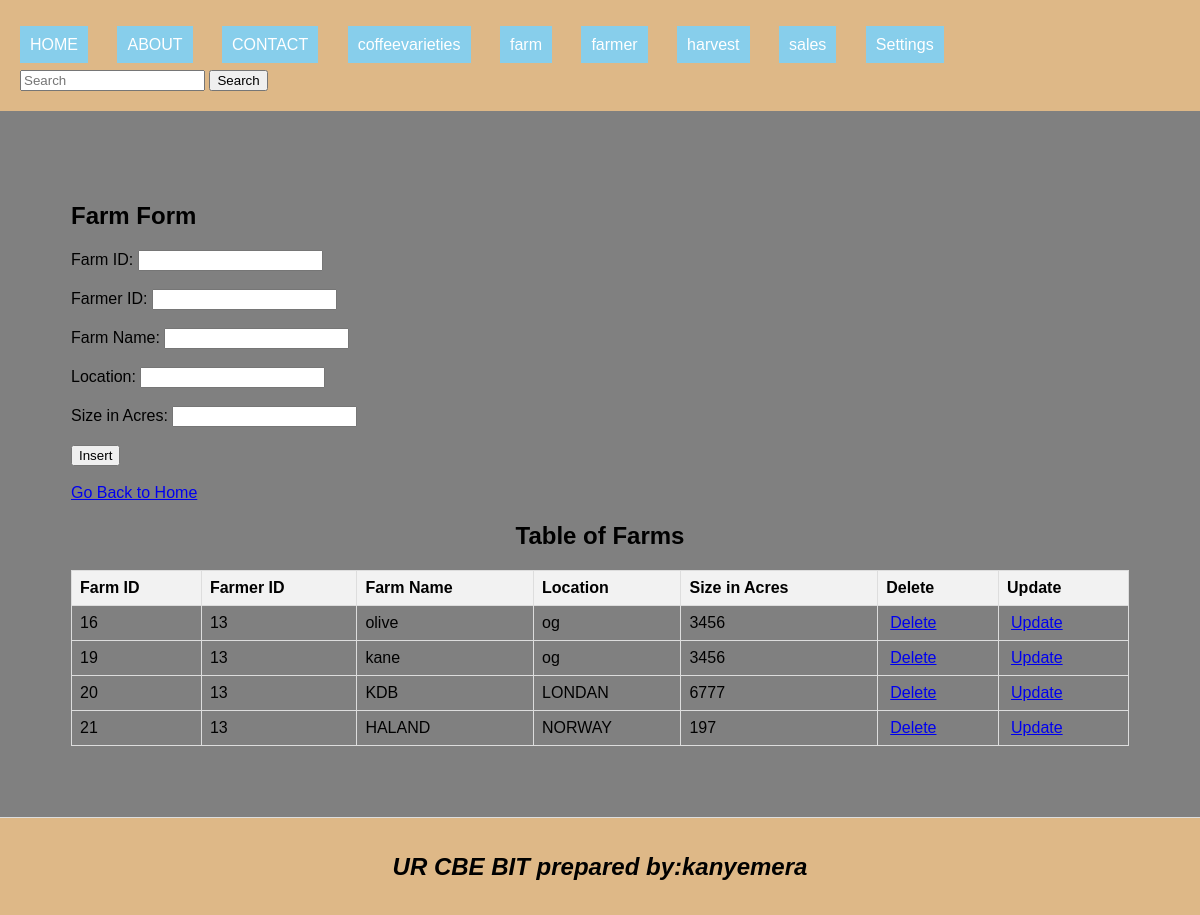
The page /farm.php on the database its author committed.
### tables this page shows
CREATE TABLE `farm` (
  `farmid` int(11) NOT NULL,
  `Farmerid` int(11) DEFAULT NULL,
  `Farmname` varchar(30) DEFAULT NULL,
  `location` varchar(20) DEFAULT NULL,
  `sizeInAcres` varchar(25) DEFAULT NULL
);

### farm.php (the view, shortened to what this page needs)
<!DOCTYPE html>
<html lang="en">
<head>
    <link rel="stylesheet" type="text/css" href="style.css" title="style 1" media="screen, tv, projection, handheld, print"/>
</head>
<header>
  <ul style="list-style-type: none; padding: 0;">
    <li style="display: inline; margin-right: 10px;"><a href="./home.html" style="padding: 10px; color: white; background-color: skyblue; text-decoration: none; margin-right: 15px;">HOME</a></li>
    <li style="display: inline; margin-right: 10px;"><a href="./about.html" style="padding: 10px; color: white; background-color: skyblue; text-decoration: none; margin-right: 15px;">ABOUT</a></li>
    <li style="display: inline; margin-right: 10px;"><a href="./contact.html" style="padding: 10px; color: white; background-color: skyblue; text-decoration: none; margin-right: 15px;">CONTACT</a></li>
    <li style="display: inline; margin-right: 10px;"><a href="./coffeevarieties.php" style="padding: 10px; color: white; background-color: skyblue; text-decoration: none; margin-right: 15px;">coffeevarieties</a></li>
    <li style="display: inline; margin-right: 10px;"><a href="./farm.php" style="padding: 10px; color: white; background-color: skyblue; text-decoration: none; margin-right: 15px;">farm</a></li>
    <li style="display: inline; margin-right: 10px;"><a href="./farmer.php" style="padding: 10px; color: white; background-color: skyblue; text-decoration: none; margin-right: 15px;">farmer</a></li>
    <li style="display: inline; margin-right: 10px;"><a href="./harvest.php" style="padding: 10px; color: white; background-color: skyblue; text-decoration: none; margin-right: 15px;">harvest</a></li>
    <li style="display: inline; margin-right: 10px;"><a href="./sales.php" style="padding: 10px; color: white; background-color: skyblue; text-decoration: none; margin-right: 15px;">sales</a></li>
    <li class="dropdown" style="display: inline; margin-right: 10px;">
      <a href="#" style="padding: 10px; color: white; background-color: skyblue; text-decoration: none; margin-right: 15px;">Settings</a>
    </li>
  </ul>
  <form class="d-flex" role="search" action="search.php">
    <input class="form-control me-2" type="search" placeholder="Search" aria-label="Search"name="query">
    <button class="btn btn-outline-success" type="submit">Search</button>
  </form>
</header>
<body>
    <section>
    <h1>Farm Form</h1>
    <form method="post" onsubmit="return confirmInsert();">
        <label for="farmid">Farm ID:</label>
        <input type="number" id="farmid" name="farmid" required><br><br>
        <label for="Farmerid">Farmer ID:</label>
        <input type="number" id="Farmerid" name="Farmerid" required><br><br>
        <label for="Farmname">Farm Name:</label>
        <input type="text" id="Farmname" name="Farmname" required><br><br>
        <label for="location">Location:</label>
        <input type="text" id="location" name="location" required><br><br>
        <label for="sizeInAcres">Size in Acres:</label>
        <input type="text" id="sizeInAcres" name="sizeInAcres" required><br><br>
       <input type="submit" name="insert" value="Insert"><br><br>
       <a href="./home.html">Go Back to Home</a>
    </form>
    <center><h2>Table of Farms</h2></center>
    <table>
        <tr>
            <th>Farm ID</th>
            <th>Farmer ID</th>
            <th>Farm Name</th>
            <th>Location</th>
            <th>Size in Acres</th>
            <th>Delete</th>
            <th>Update</th>
        </tr>
        <?php
         include('database_connection.php');
        $sql = "SELECT * FROM farm";
        $result = $connection->query($sql);
        if ($result->num_rows > 0) {
            while ($row = $result->fetch_assoc()) {
                $farmid = $row["farmid"];
                echo "<tr>
                    <td>" . $row["farmid"] . "</td>
                    <td>" . $row["Farmerid"] . "</td>
                    <td>" . $row["Farmname"] . "</td>
                    <td>" . $row["location"] . "</td>
                    <td>" . $row["sizeInAcres"] . "</td>
                    <td><a style='padding:4px' href='delete_farm.php?farmid=$farmid'>Delete</a></td>
                    <td><a style='padding:4px' href='update_farm.php?farmid=$farmid'>Update</a></td>
                  </tr>";
            }
        } else {
            echo "<tr><td colspan='7'>No data found</td></tr>";
        }
        ?>
    </table>
</section>
<footer>
  <center>
    <b><h2><i>UR CBE BIT  prepared by:kanyemera<i></h2></b>
  </center>
</footer>
</body>
</html>

### style.css (style rules this page uses)
body { font-family: Arial, sans-serif; margin: 0; padding: 0; }
header { background-color:burlywood; padding: 20px; }
.dropdown { position: relative; display: inline; margin-right: 10px; }

### farm.php (style rules this page uses)
body { background-color:grey; font-family: Arial, sans-serif; }
table { width: 100%; border-collapse: collapse; }
th, td { border: 1px solid #ddd; padding: 8px; text-align: left; }
th { background-color: #f2f2f2; }
header { background-color:burlywood; padding:20px; }
section { padding:71px; border-bottom: 1px solid #ddd; background-color: grey; }
footer { text-align: center; padding: 15px; background-color:burlywood; }

### rows shown on the page
farm: farmid "16", Farmerid "13", Farmname "olive", location "og", sizeInAcres "3456"
farm: farmid "19", Farmerid "13", Farmname "kane", location "og", sizeInAcres "3456"
farm: farmid "20", Farmerid "13", Farmname "KDB", location "LONDAN", sizeInAcres "6777"
farm: farmid "21", Farmerid "13", Farmname "HALAND", location "NORWAY", sizeInAcres "197"
